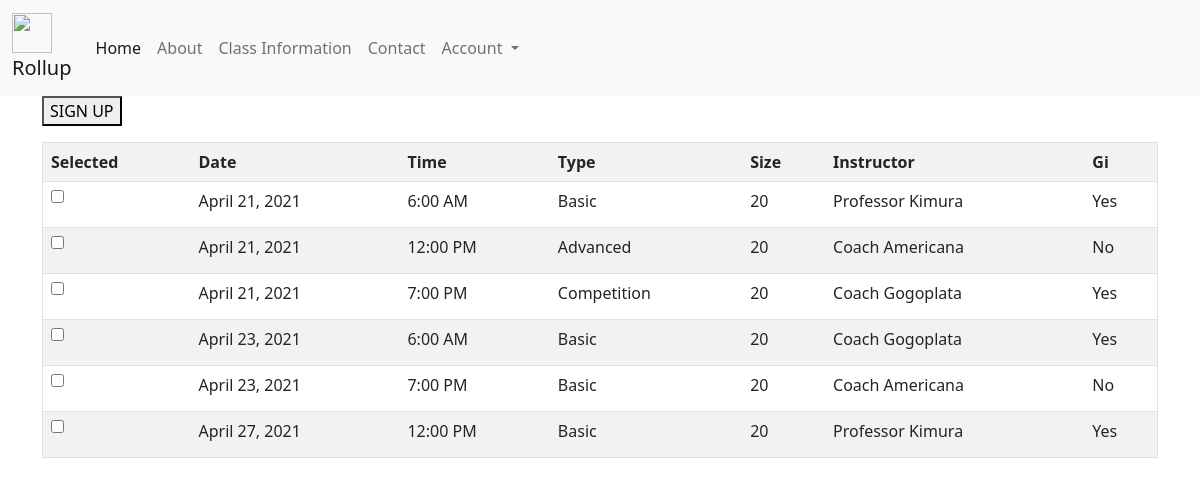
Page /accountDash/schedule/ (signed in) on the committed database.
### Pages/models.py (models this page shows, shortened)
class Classes(models.Model):
    BASIC = 'Basic'
    ADVANCED = 'Advanced'
    COMPETITION = 'Competition'
    choiceClasses = [(BASIC, "Adults - Basics"),(ADVANCED, "Adults - Advanced"), (COMPETITION, "Adults - Competition") ]
    AM = '6:00 AM' #6AM
    ANOON = '12:00 PM'
    PM = '7:00 PM' #7PM
    choiceTime = [(AM, "6:00 AM"), (ANOON, "12:00 PM"), (PM, "7:00 PM")]
    YES = 'Yes'
    NO = 'No'
    choiceGi = [(YES, "Yes"),(NO, "No")]
    id = models.AutoField('id', primary_key=True, auto_created=True, editable=False)
    type = models.CharField('type', max_length=50, choices = choiceClasses, default=BASIC)
    date = models.DateField(default=timezone.now)  # add date field
    time = models.CharField('time', max_length=10, choices = choiceTime, default=AM)
    size = models.IntegerField('size', default=20, validators=[MinValueValidator(0)])
    num_signed_up = models.IntegerField('num_signed_up', default=0, validators=[MinValueValidator(0)], editable=False)
    instructor = models.CharField('instructor', max_length=50)
    gi = models.CharField('gi', max_length=3, choices=choiceGi, default=YES)
    class Meta:
        verbose_name_plural = "Classes"

### Pages/views.py (the view)
# urls.py: path('accountDash/schedule/',SchedulePage, name = 'schedule'),
@login_required
def SchedulePage(request):
    all_classes = Classes.objects.order_by('date')
    contextOfClasses = {
        'classes' : all_classes
    }
    if request.method == 'POST' and 'SignUpForClass' in request.POST:
        return redirect('/accountDash/schedule/signup/')
    return render(request, "accountDashPage/schedulePage.html", contextOfClasses)

### Pages/templates/accountDashPage/schedulePage.html (shortened to what this page needs)
{% extends 'base.html' %}
{% block content %}
    <form method="post">
        <button type="submit" name="SignUpForClass">SIGN UP</button>
    </form>
    <table class= "table table-striped" border =1>
        <tr>
            <th>Selected</th>
            <th>Date</th>
            <th>Time</th>
            <th>Type</th>
            <th>Size</th>
            <th>Instructor</th>
            <th>Gi</th>
        </tr>
        {% for i in classes %}
            <tr>
                <td>
                    <form action="" method="post">
                        <label for={{i.id}}><input type="checkbox" name="selected" value="addclass" id={{i.id}}></label>
                    </form>
                </td>
                <td>{{i.date}}</td>
                <td>{{i.time}}</td>
                <td>{{i.type}}</td>
                <td>{{i.size}}</td>
                <td>{{i.instructor}}</td>
                <td>{{i.gi}}</td>
            </tr>
        {% endfor %}
    </table>
{% endblock content %}

### rows in the picture
Classes: date "April 21, 2021", time "6:00 AM", type "Basic", size "20", instructor "Professor Kimura", gi "Yes"
Classes: date "April 21, 2021", time "12:00 PM", type "Advanced", size "20", instructor "Coach Americana", gi "No"
Classes: date "April 21, 2021", time "7:00 PM", type "Competition", size "20", instructor "Coach Gogoplata", gi "Yes"
Classes: date "April 23, 2021", time "6:00 AM", type "Basic", size "20", instructor "Coach Gogoplata", gi "Yes"
Classes: date "April 23, 2021", time "7:00 PM", type "Basic", size "20", instructor "Coach Americana", gi "No"
Classes: date "April 27, 2021", time "12:00 PM", type "Basic", size "20", instructor "Professor Kimura", gi "Yes"
